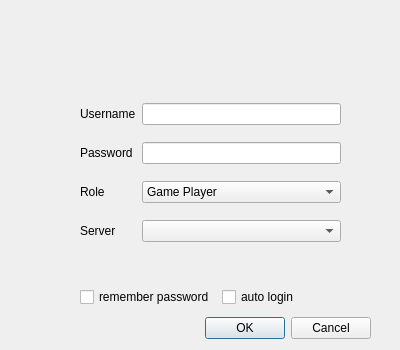
<?xml version="1.0" encoding="UTF-8"?>
<ui version="4.0">
 <class>JDlgLogin</class>
 <widget class="QDialog" name="JDlgLogin">
  <property name="geometry">
   <rect>
    <x>0</x>
    <y>0</y>
    <width>400</width>
    <height>350</height>
   </rect>
  </property>
  <property name="minimumSize">
   <size>
    <width>400</width>
    <height>350</height>
   </size>
  </property>
  <property name="maximumSize">
   <size>
    <width>400</width>
    <height>350</height>
   </size>
  </property>
  <property name="windowTitle">
   <string>DGP</string>
  </property>
  <widget class="QDialogButtonBox" name="buttonBox">
   <property name="geometry">
    <rect>
     <x>30</x>
     <y>312</y>
     <width>341</width>
     <height>32</height>
    </rect>
   </property>
   <property name="orientation">
    <enum>Qt::Horizontal</enum>
   </property>
   <property name="standardButtons">
    <set>QDialogButtonBox::Cancel|QDialogButtonBox::Ok</set>
   </property>
  </widget>
  <widget class="QWidget" name="gridLayoutWidget">
   <property name="geometry">
    <rect>
     <x>80</x>
     <y>92</y>
     <width>261</width>
     <height>164</height>
    </rect>
   </property>
   <layout class="QGridLayout" name="gridLayout">
    <item row="0" column="0">
     <widget class="QLabel" name="lab_username">
      <property name="text">
       <string>Username</string>
      </property>
     </widget>
    </item>
    <item row="0" column="1">
     <widget class="QLineEdit" name="edt_username"/>
    </item>
    <item row="1" column="0">
     <widget class="QLabel" name="lab_passwd">
      <property name="text">
       <string>Password</string>
      </property>
     </widget>
    </item>
    <item row="1" column="1">
     <widget class="QLineEdit" name="edt_passwd">
      <property name="echoMode">
       <enum>QLineEdit::Password</enum>
      </property>
     </widget>
    </item>
    <item row="2" column="0">
     <widget class="QLabel" name="lab_role">
      <property name="text">
       <string>Role</string>
      </property>
     </widget>
    </item>
    <item row="2" column="1">
     <widget class="QComboBox" name="cb_role">
      <item>
       <property name="text">
        <string>Game Player</string>
       </property>
      </item>
      <item>
       <property name="text">
        <string>Game Designer</string>
       </property>
      </item>
      <item>
       <property name="text">
        <string>Game Server Runner</string>
       </property>
      </item>
      <item>
       <property name="text">
        <string>Admin</string>
       </property>
      </item>
      <item>
       <property name="text">
        <string>Root</string>
       </property>
      </item>
     </widget>
    </item>
    <item row="3" column="0">
     <widget class="QLabel" name="lab_server">
      <property name="text">
       <string>Server</string>
      </property>
     </widget>
    </item>
    <item row="3" column="1">
     <widget class="JComboSelectServer" name="cb_server"/>
    </item>
   </layout>
  </widget>
  <widget class="QLabel" name="lab_message">
   <property name="geometry">
    <rect>
     <x>80</x>
     <y>262</y>
     <width>261</width>
     <height>21</height>
    </rect>
   </property>
   <property name="text">
    <string/>
   </property>
  </widget>
  <widget class="QWidget" name="horizontalLayoutWidget">
   <property name="geometry">
    <rect>
     <x>80</x>
     <y>282</y>
     <width>277</width>
     <height>31</height>
    </rect>
   </property>
   <layout class="QHBoxLayout" name="horizontalLayout">
    <item>
     <widget class="QCheckBox" name="chb_rememberpassword">
      <property name="text">
       <string>remember password</string>
      </property>
     </widget>
    </item>
    <item>
     <widget class="QCheckBox" name="chb_autologin">
      <property name="text">
       <string>auto login</string>
      </property>
     </widget>
    </item>
   </layout>
  </widget>
  <widget class="QLabel" name="label">
   <property name="geometry">
    <rect>
     <x>40</x>
     <y>10</y>
     <width>331</width>
     <height>81</height>
    </rect>
   </property>
   <property name="text">
    <string/>
   </property>
   <property name="pixmap">
    <pixmap resource="../../sources.qrc">:/source/gui/DGP1.png</pixmap>
   </property>
   <property name="scaledContents">
    <bool>true</bool>
   </property>
   <property name="wordWrap">
    <bool>true</bool>
   </property>
  </widget>
 </widget>
 <customwidgets>
  <customwidget>
   <class>JComboSelectServer</class>
   <extends>QComboBox</extends>
   <header>gui/dlglogin/jcomboselectserver.h</header>
  </customwidget>
 </customwidgets>
 <resources>
  <include location="../../sources.qrc"/>
 </resources>
 <connections>
  <connection>
   <sender>buttonBox</sender>
   <signal>accepted()</signal>
   <receiver>JDlgLogin</receiver>
   <slot>accept()</slot>
   <hints>
    <hint type="sourcelabel">
     <x>248</x>
     <y>254</y>
    </hint>
    <hint type="destinationlabel">
     <x>157</x>
     <y>274</y>
    </hint>
   </hints>
  </connection>
  <connection>
   <sender>buttonBox</sender>
   <signal>rejected()</signal>
   <receiver>JDlgLogin</receiver>
   <slot>reject()</slot>
   <hints>
    <hint type="sourcelabel">
     <x>316</x>
     <y>260</y>
    </hint>
    <hint type="destinationlabel">
     <x>286</x>
     <y>274</y>
    </hint>
   </hints>
  </connection>
 </connections>
</ui>
